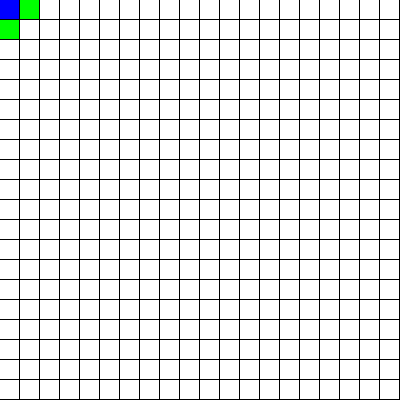
Frame 1 (no input)
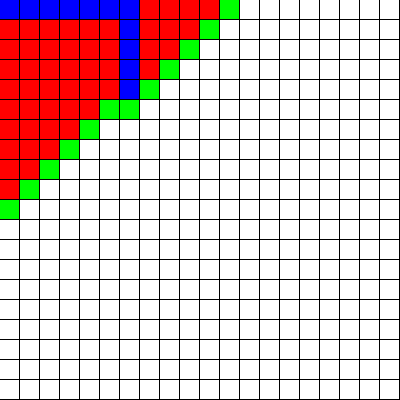
Frame 60 (no input)
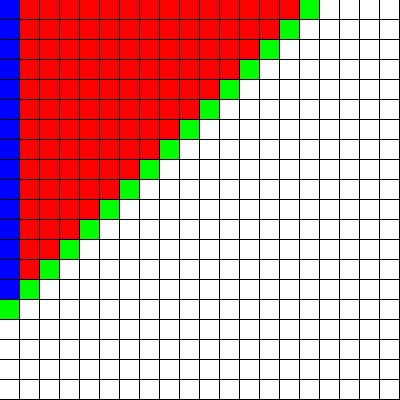
Frame 120 (the mouse pressed at the canvas centre since frame 60)

The p5.js sketch that drew these frames (run headless with seeded random() and noise() and a simulated clock; from frame 60 on, the mouse is pressed at the canvas centre):

// p5.js sketch
// ── sketch.js
/**
 * A*
 * f(n) = g(n) + h(n)
 */

const n = 20;
let w;
let h;

function Spot(i, j) {
    this.x = i;
    this.y = j;
    this.f = 0;
    this.g = 0;
    this.h = 0;
    this.previous = undefined;
    this.neighbors = [];

    this.show = function(color) {
        fill(color);
        noStroke();
        rect(this.x * w, this.y * h, w - 1, h - 1);
    }

    this.addNeighbors = function(grid) {
        let i = this.x;
        let j = this.y;
        if (i < n - 1) {
            this.neighbors.push(grid[i + 1][j]);
        }
        if (i > 0) {
            this.neighbors.push(grid[i - 1][j]);
        }
        if (j < n - 1) {
            this.neighbors.push(grid[i][j + 1]);
        }
        if (j > 0) {
            this.neighbors.push(grid[i][j - 1]);
        }
    }
}

const grid = new Array(n)
.fill().map((_, i) => (new Array(n))
.fill().map((_, j) => new Spot(i, j)));

for(let i = 0; i < n; i++) {
        for(let j = 0; j < n; j++) {
            grid[i][j].addNeighbors(grid);
        }
    }

const openSet = [];
const closedSet = [];
let start = grid[0][0];
let end = grid[n - 1][n - 1];
let path = [];

openSet.push(start);


function removeFromArray(arr, elt) {
    for (let i = arr.length - 1; i >= 0; i--) {
        if (arr[i] === elt) {
            arr.splice(i, 1);
        }
    }
}

function heuristic(a, b) {
    return Math.abs(a.x - b.x) + Math.abs(a.y - b.y)//dist(a.x, a.y, b.x, b.y);
}

function setup() {

    createCanvas(400, 400);
    console.log("A*");
    background(0)

    w = width / n;
    h = height / n;
}

function draw() {
    let current
     if (openSet.length > 0) {
        let winner = 0;
        for(let i = 0; i < openSet.length; i++) {
            if (openSet[i].f < openSet[winner].f) {
                winner = i;
            }
        }

        current = openSet[winner];

        if (current == end) {
            noLoop();
            console.log("Done !");
        }
        removeFromArray(openSet, current);
        closedSet.push(current);

        for(const neighbor of current.neighbors) {
            if (closedSet.includes(neighbor)) continue;
            let tempG = current.g + 1;
            if(openSet.includes(neighbor)) {
                if (tempG < neighbor.g) {
                    neighbor.g = tempG;
                    neighbor.f = neighbor.g + neighbor.h;
                    neighbor.previous = current;
                }
            } else {
                neighbor.g = tempG;
                neighbor.previous = current;
                neighbor.h = heuristic(neighbor, end);
                neighbor.f = neighbor.g + neighbor.h;
                openSet.push(neighbor);
            }
        }
    } else {
        console.log("No path exists");
        noLoop();
    }


    for(let i = 0; i < n; i++) {
        for(let j = 0; j < n; j++) {
            grid[i][j].show(255);
        }
    }

    for(let i = 0; i < closedSet.length; i++) {
        closedSet[i].show(color(255, 0, 0));
    }

    for(let i = 0; i < openSet.length; i++) {
        openSet[i].show(color(0, 255, 0));
    }

    // if (openSet.length) {
        path = [];
        let temp = current;
        path.push(current);
        while(temp.previous) {
            path.push(temp.previous);
            temp = temp.previous;
        }
    // }
    for(let i = 0; i < path.length; i++) {
        path[i].show(color(0, 0, 255));
    }
}
